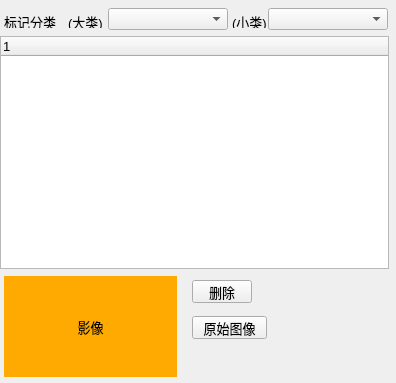
<?xml version="1.0" encoding="UTF-8"?>
<ui version="4.0">
 <class>Dialog</class>
 <widget class="QFrame" name="Dialog">
  <property name="windowModality">
   <enum>Qt::WindowModal</enum>
  </property>
  <property name="geometry">
   <rect>
    <x>0</x>
    <y>0</y>
    <width>396</width>
    <height>383</height>
   </rect>
  </property>
  <property name="font">
   <font>
    <pointsize>10</pointsize>
   </font>
  </property>
  <property name="windowTitle">
   <string>影像标记</string>
  </property>
  <widget class="QTreeWidget" name="listTag">
   <property name="geometry">
    <rect>
     <x>0</x>
     <y>36</y>
     <width>389</width>
     <height>233</height>
    </rect>
   </property>
   <column>
    <property name="text">
     <string notr="true">1</string>
    </property>
   </column>
  </widget>
  <widget class="QPushButton" name="btnDel">
   <property name="geometry">
    <rect>
     <x>192</x>
     <y>280</y>
     <width>60</width>
     <height>23</height>
    </rect>
   </property>
   <property name="text">
    <string>删除</string>
   </property>
  </widget>
  <widget class="QLabel" name="imgThat">
   <property name="geometry">
    <rect>
     <x>4</x>
     <y>276</y>
     <width>173</width>
     <height>101</height>
    </rect>
   </property>
   <property name="styleSheet">
    <string notr="true">background-color: rgb(255, 170, 0);</string>
   </property>
   <property name="text">
    <string>影像</string>
   </property>
   <property name="alignment">
    <set>Qt::AlignCenter</set>
   </property>
  </widget>
  <widget class="QComboBox" name="cbxClass2">
   <property name="geometry">
    <rect>
     <x>268</x>
     <y>8</y>
     <width>120</width>
     <height>22</height>
    </rect>
   </property>
  </widget>
  <widget class="QComboBox" name="cbxClass1">
   <property name="geometry">
    <rect>
     <x>108</x>
     <y>8</y>
     <width>120</width>
     <height>22</height>
    </rect>
   </property>
  </widget>
  <widget class="QLabel" name="label_3">
   <property name="geometry">
    <rect>
     <x>4</x>
     <y>16</y>
     <width>54</width>
     <height>12</height>
    </rect>
   </property>
   <property name="text">
    <string>标记分类</string>
   </property>
  </widget>
  <widget class="QLabel" name="label">
   <property name="geometry">
    <rect>
     <x>232</x>
     <y>16</y>
     <width>54</width>
     <height>12</height>
    </rect>
   </property>
   <property name="text">
    <string>(小类)</string>
   </property>
  </widget>
  <widget class="QLabel" name="label_2">
   <property name="geometry">
    <rect>
     <x>68</x>
     <y>16</y>
     <width>54</width>
     <height>12</height>
    </rect>
   </property>
   <property name="text">
    <string>(大类)</string>
   </property>
  </widget>
  <widget class="QPushButton" name="btnFullImage">
   <property name="geometry">
    <rect>
     <x>192</x>
     <y>316</y>
     <width>75</width>
     <height>23</height>
    </rect>
   </property>
   <property name="text">
    <string>原始图像</string>
   </property>
  </widget>
 </widget>
 <resources/>
 <connections/>
</ui>
